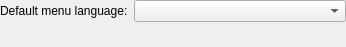
<?xml version="1.0" encoding="UTF-8"?>
<ui version="4.0">
 <class>ConfigureTemplatePlugin</class>
 <widget class="QWidget" name="ConfigureTemplatePlugin">
  <property name="geometry">
   <rect>
    <x>0</x>
    <y>0</y>
    <width>346</width>
    <height>47</height>
   </rect>
  </property>
  <property name="windowTitle">
   <string>Configure Template Plugin</string>
  </property>
  <layout class="QFormLayout" name="formLayout">
   <property name="margin">
    <number>0</number>
   </property>
   <item row="0" column="0">
    <widget class="QLabel" name="defaultMenuLanguageLabel">
     <property name="text">
      <string>Default menu language:</string>
     </property>
     <property name="wordWrap">
      <bool>false</bool>
     </property>
     <property name="buddy">
      <cstring>kcfg_DefaultMenuLanguage</cstring>
     </property>
    </widget>
   </item>
   <item row="0" column="1">
    <widget class="KMFLanguageComboBox" name="kcfg_DefaultMenuLanguage"/>
   </item>
  </layout>
 </widget>
 <layoutdefault spacing="6" margin="11"/>
 <pixmapfunction>qPixmapFromMimeSource</pixmapfunction>
 <customwidgets>
  <customwidget>
   <class>KMFLanguageComboBox</class>
   <extends>QComboBox</extends>
   <header>kmflanguagewidgets.h</header>
  </customwidget>
 </customwidgets>
 <resources/>
 <connections/>
</ui>
